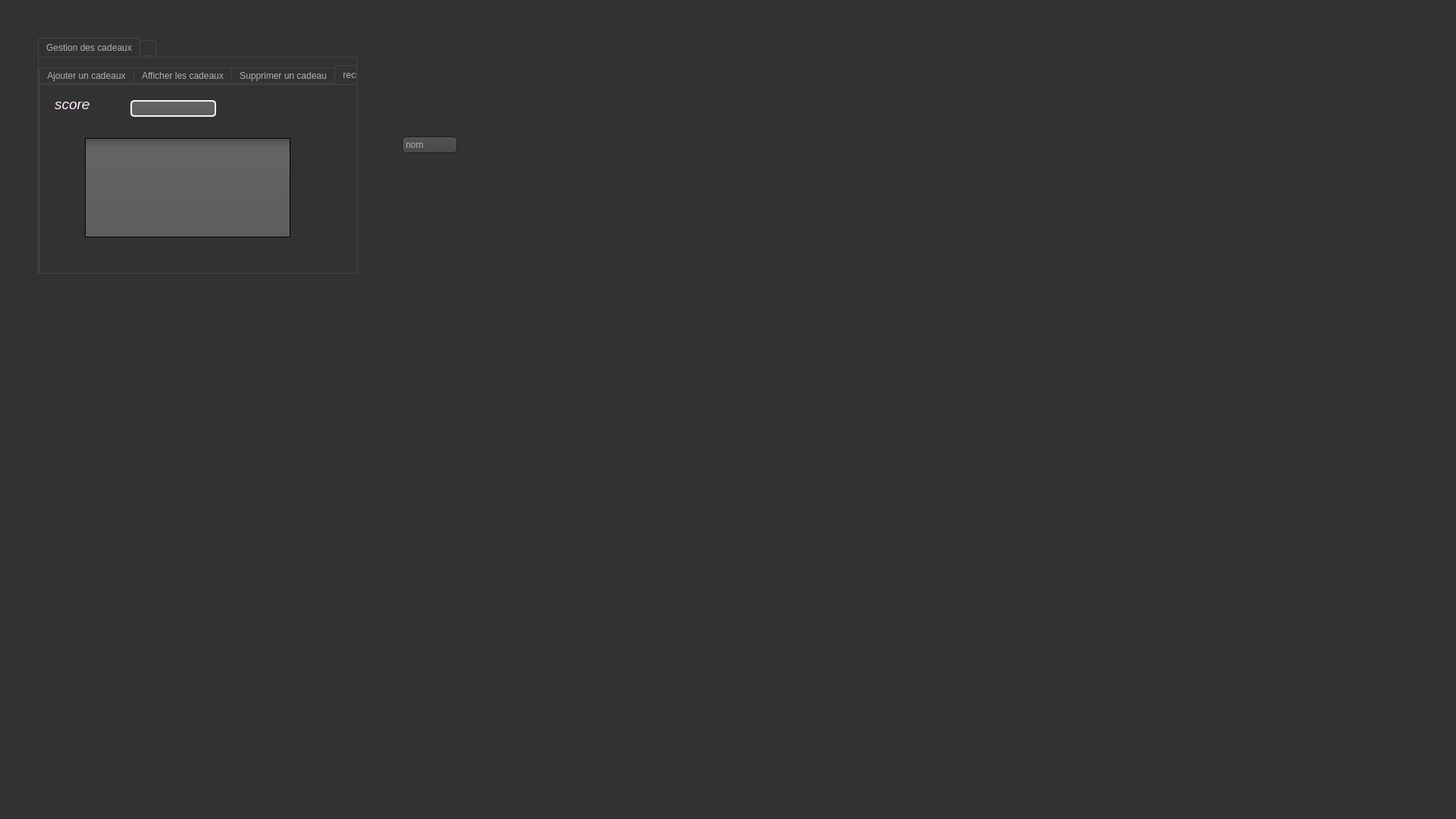
<?xml version="1.0" encoding="UTF-8"?>
<ui version="4.0">
 <class>cad</class>
 <widget class="QDialog" name="cad">
  <property name="geometry">
   <rect>
    <x>0</x>
    <y>0</y>
    <width>1920</width>
    <height>1080</height>
   </rect>
  </property>
  <property name="windowTitle">
   <string>Dialog</string>
  </property>
  <property name="styleSheet">
   <string notr="true">/*#gestion des clients {
background: gray;
}
QLabel {
font-weight: bold;
font-size: 15px;
}

#MainWindow {
border: 3px solid gray;
border-radius: 40px;
background: QLinearGradient(x1: 0, y1: 0, x2: 0, y2: 1, stop: 0 #eef, stop: 1 #ccf);


}*/
QToolTip
{
     border: 1px solid black;
     background-color: #ffa02f;
     padding: 1px;
     border-radius: 3px;
     opacity: 100;
}

QWidget
{
    color: #b1b1b1;
    background-color: #323232;
}

QWidget:item:hover
{
    background-color: QLinearGradient( x1: 0, y1: 0, x2: 0, y2: 1, stop: 0 #ffa02f, stop: 1 #ca0619);
    color: #000000;
}

QWidget:item:selected
{
    background-color: QLinearGradient( x1: 0, y1: 0, x2: 0, y2: 1, stop: 0 #ffa02f, stop: 1 #d7801a);
}

QMenuBar::item
{
    background: transparent;
}

QMenuBar::item:selected
{
    background: transparent;
    border: 1px solid #ffaa00;
}

QMenuBar::item:pressed
{
    background: #444;
    border: 1px solid #000;
    background-color: QLinearGradient(
        x1:0, y1:0,
        x2:0, y2:1,
        stop:1 #212121,
        stop:0.4 #343434/*,
        stop:0.2 #343434,
        stop:0.1 #ffaa00*/
    );
    margin-bottom:-1px;
    padding-bottom:1px;
}

QMenu
{
    border: 1px solid #000;
}

QMenu::item
{
    padding: 2px 20px 2px 20px;
}

QMenu::item:selected
{
    color: #000000;
}

QWidget:disabled
{
    color: #404040;
    background-color: #323232;
}

QAbstractItemView
{
    background-color: QLinearGradient( x1: 0, y1: 0, x2: 0, y2: 1, stop: 0 #4d4d4d, stop: 0.1 #646464, stop: 1 #5d5d5d);
}

QWidget:focus
{
    /*border: 2px solid QLinearGradient( x1: 0, y1: 0, x2: 0, y2: 1, stop: 0 #ffa02f, stop: 1 #d7801a);*/
}

QLineEdit
{
    background-color: QLinearGradient( x1: 0, y1: 0, x2: 0, y2: 1, stop: 0 #4d4d4d, stop: 0 #646464, stop: 1 #5d5d5d);
    padding: 1px;
    border-style: solid;
    border: 1px solid #1e1e1e;
    border-radius: 5;
}

QPushButton
{
    color: #b1b1b1;
    background-color: QLinearGradient( x1: 0, y1: 0, x2: 0, y2: 1, stop: 0 #565656, stop: 0.1 #525252, stop: 0.5 #4e4e4e, stop: 0.9 #4a4a4a, stop: 1 #464646);
    border-width: 1px;
    border-color: #1e1e1e;
    border-style: solid;
    border-radius: 6;
    padding: 3px;
    font-size: 12px;
    padding-left: 5px;
    padding-right: 5px;
}

QPushButton:pressed
{
    background-color: QLinearGradient( x1: 0, y1: 0, x2: 0, y2: 1, stop: 0 #2d2d2d, stop: 0.1 #2b2b2b, stop: 0.5 #292929, stop: 0.9 #282828, stop: 1 #252525);
}

QComboBox
{
    selection-background-color: #ffaa00;
    background-color: QLinearGradient( x1: 0, y1: 0, x2: 0, y2: 1, stop: 0 #565656, stop: 0.1 #525252, stop: 0.5 #4e4e4e, stop: 0.9 #4a4a4a, stop: 1 #464646);
    border-style: solid;
    border: 1px solid #1e1e1e;
    border-radius: 5;
}

QComboBox:hover,QPushButton:hover
{
    border: 2px solid QLinearGradient( x1: 0, y1: 0, x2: 0, y2: 1, stop: 0 #ffa02f, stop: 1 #d7801a);
}


QComboBox:on
{
    padding-top: 3px;
    padding-left: 4px;
    background-color: QLinearGradient( x1: 0, y1: 0, x2: 0, y2: 1, stop: 0 #2d2d2d, stop: 0.1 #2b2b2b, stop: 0.5 #292929, stop: 0.9 #282828, stop: 1 #252525);
    selection-background-color: #ffaa00;
}

QComboBox QAbstractItemView
{
    border: 2px solid darkgray;
    selection-background-color: QLinearGradient( x1: 0, y1: 0, x2: 0, y2: 1, stop: 0 #ffa02f, stop: 1 #d7801a);
}

QComboBox::drop-down
{
     subcontrol-origin: padding;
     subcontrol-position: top right;
     width: 15px;

     border-left-width: 0px;
     border-left-color: darkgray;
     border-left-style: solid; /* just a single line */
     border-top-right-radius: 3px; /* same radius as the QComboBox */
     border-bottom-right-radius: 3px;
 }

QComboBox::down-arrow
{
     image: url(:/down_arrow.png);
}

QGroupBox:focus
{
border: 2px solid QLinearGradient( x1: 0, y1: 0, x2: 0, y2: 1, stop: 0 #ffa02f, stop: 1 #d7801a);
}

QTextEdit:focus
{
    border: 2px solid QLinearGradient( x1: 0, y1: 0, x2: 0, y2: 1, stop: 0 #ffa02f, stop: 1 #d7801a);
}

QScrollBar:horizontal {
     border: 1px solid #222222;
     background: QLinearGradient( x1: 0, y1: 0, x2: 0, y2: 1, stop: 0.0 #121212, stop: 0.2 #282828, stop: 1 #484848);
     height: 7px;
     margin: 0px 16px 0 16px;
}

QScrollBar::handle:horizontal
{
      background: QLinearGradient( x1: 0, y1: 0, x2: 1, y2: 0, stop: 0 #ffa02f, stop: 0.5 #d7801a, stop: 1 #ffa02f);
      min-height: 20px;
      border-radius: 2px;
}

QScrollBar::add-line:horizontal {
      border: 1px solid #1b1b19;
      border-radius: 2px;
      background: QLinearGradient( x1: 0, y1: 0, x2: 1, y2: 0, stop: 0 #ffa02f, stop: 1 #d7801a);
      width: 14px;
      subcontrol-position: right;
      subcontrol-origin: margin;
}

QScrollBar::sub-line:horizontal {
      border: 1px solid #1b1b19;
      border-radius: 2px;
      background: QLinearGradient( x1: 0, y1: 0, x2: 1, y2: 0, stop: 0 #ffa02f, stop: 1 #d7801a);
      width: 14px;
     subcontrol-position: left;
     subcontrol-origin: margin;
}

QScrollBar::right-arrow:horizontal, QScrollBar::left-arrow:horizontal
{
      border: 1px solid black;
      width: 1px;
      height: 1px;
      background: white;
}

QScrollBar::add-page:horizontal, QScrollBar::sub-page:horizontal
{
      background: none;
}

QScrollBar:vertical
{
      background: QLinearGradient( x1: 0, y1: 0, x2: 1, y2: 0, stop: 0.0 #121212, stop: 0.2 #282828, stop: 1 #484848);
      width: 7px;
      margin: 16px 0 16px 0;
      border: 1px solid #222222;
}

QScrollBar::handle:vertical
{
      background: QLinearGradient( x1: 0, y1: 0, x2: 0, y2: 1, stop: 0 #ffa02f, stop: 0.5 #d7801a, stop: 1 #ffa02f);
      min-height: 20px;
      border-radius: 2px;
}

QScrollBar::add-line:vertical
{
      border: 1px solid #1b1b19;
      border-radius: 2px;
      background: QLinearGradient( x1: 0, y1: 0, x2: 0, y2: 1, stop: 0 #ffa02f, stop: 1 #d7801a);
      height: 14px;
      subcontrol-position: bottom;
      subcontrol-origin: margin;
}

QScrollBar::sub-line:vertical
{
      border: 1px solid #1b1b19;
      border-radius: 2px;
      background: QLinearGradient( x1: 0, y1: 0, x2: 0, y2: 1, stop: 0 #d7801a, stop: 1 #ffa02f);
      height: 14px;
      subcontrol-position: top;
      subcontrol-origin: margin;
}

QScrollBar::up-arrow:vertical, QScrollBar::down-arrow:vertical
{
      border: 1px solid black;
      width: 1px;
      height: 1px;
      background: white;
}


QScrollBar::add-page:vertical, QScrollBar::sub-page:vertical
{
      background: none;
}

QTextEdit
{
    background-color: #242424;
}

QPlainTextEdit
{
    background-color: #242424;
}

QHeaderView::section
{
    background-color: QLinearGradient(x1:0, y1:0, x2:0, y2:1, stop:0 #616161, stop: 0.5 #505050, stop: 0.6 #434343, stop:1 #656565);
    color: white;
    padding-left: 4px;
    border: 1px solid #6c6c6c;
}

QCheckBox:disabled
{
color: #414141;
}

QDockWidget::title
{
    text-align: center;
    spacing: 3px; /* spacing between items in the tool bar */
    background-color: QLinearGradient(x1:0, y1:0, x2:0, y2:1, stop:0 #323232, stop: 0.5 #242424, stop:1 #323232);
}

QDockWidget::close-button, QDockWidget::float-button
{
    text-align: center;
    spacing: 1px; /* spacing between items in the tool bar */
    background-color: QLinearGradient(x1:0, y1:0, x2:0, y2:1, stop:0 #323232, stop: 0.5 #242424, stop:1 #323232);
}

QDockWidget::close-button:hover, QDockWidget::float-button:hover
{
    background: #242424;
}

QDockWidget::close-button:pressed, QDockWidget::float-button:pressed
{
    padding: 1px -1px -1px 1px;
}

QMainWindow::separator
{
    background-color: QLinearGradient(x1:0, y1:0, x2:0, y2:1, stop:0 #161616, stop: 0.5 #151515, stop: 0.6 #212121, stop:1 #343434);
    color: white;
    padding-left: 4px;
    border: 1px solid #4c4c4c;
    spacing: 3px; /* spacing between items in the tool bar */
}

QMainWindow::separator:hover
{

    background-color: QLinearGradient(x1:0, y1:0, x2:0, y2:1, stop:0 #d7801a, stop:0.5 #b56c17 stop:1 #ffa02f);
    color: white;
    padding-left: 4px;
    border: 1px solid #6c6c6c;
    spacing: 3px; /* spacing between items in the tool bar */
}

QToolBar::handle
{
     spacing: 3px; /* spacing between items in the tool bar */
     background: url(:/images/handle.png);
}

QMenu::separator
{
    height: 2px;
    background-color: QLinearGradient(x1:0, y1:0, x2:0, y2:1, stop:0 #161616, stop: 0.5 #151515, stop: 0.6 #212121, stop:1 #343434);
    color: white;
    padding-left: 4px;
    margin-left: 10px;
    margin-right: 5px;
}

QProgressBar
{
    border: 2px solid grey;
    border-radius: 5px;
    text-align: center;
}

QProgressBar::chunk
{
    background-color: #d7801a;
    width: 2.15px;
    margin: 0.5px;
}

QTabBar::tab {
    color: #b1b1b1;
    border: 1px solid #444;
    border-bottom-style: none;
    background-color: #323232;
    padding-left: 10px;
    padding-right: 10px;
    padding-top: 3px;
    padding-bottom: 2px;
    margin-right: -1px;
}

QTabWidget::pane {
    border: 1px solid #444;
    top: 1px;
}

QTabBar::tab:last
{
    margin-right: 0; /* the last selected tab has nothing to overlap with on the right */
    border-top-right-radius: 3px;
}

QTabBar::tab:first:!selected
{
 margin-left: 0px; /* the last selected tab has nothing to overlap with on the right */


    border-top-left-radius: 3px;
}

QTabBar::tab:!selected
{
    color: #b1b1b1;
    border-bottom-style: solid;
    margin-top: 3px;
    background-color: QLinearGradient(x1:0, y1:0, x2:0, y2:1, stop:1 #212121, stop:.4 #343434);
}

QTabBar::tab:selected
{
    border-top-left-radius: 3px;
    border-top-right-radius: 3px;
    margin-bottom: 0px;
}

QTabBar::tab:!selected:hover
{
    /*border-top: 2px solid #ffaa00;
    padding-bottom: 3px;*/
    border-top-left-radius: 3px;
    border-top-right-radius: 3px;
    background-color: QLinearGradient(x1:0, y1:0, x2:0, y2:1, stop:1 #212121, stop:0.4 #343434, stop:0.2 #343434, stop:0.1 #ffaa00);
}

QRadioButton::indicator:checked, QRadioButton::indicator:unchecked{
    color: #b1b1b1;
    background-color: #323232;
    border: 1px solid #b1b1b1;
    border-radius: 6px;
}

QRadioButton::indicator:checked
{
    background-color: qradialgradient(
        cx: 0.5, cy: 0.5,
        fx: 0.5, fy: 0.5,
        radius: 1.0,
        stop: 0.25 #ffaa00,
        stop: 0.3 #323232
    );
}

QCheckBox::indicator{
    color: #b1b1b1;
    background-color: #323232;
    border: 1px solid #b1b1b1;
    width: 9px;
    height: 9px;
}

QRadioButton::indicator
{
    border-radius: 6px;
}

QRadioButton::indicator:hover, QCheckBox::indicator:hover
{
    border: 1px solid #ffaa00;
}

QCheckBox::indicator:checked
{
    image:url(:/images/checkbox.png);
}

QCheckBox::indicator:disabled, QRadioButton::indicator:disabled
{
    border: 1px solid #444;
}</string>
  </property>
  <widget class="QTabWidget" name="tabWidget_2">
   <property name="geometry">
    <rect>
     <x>50</x>
     <y>50</y>
     <width>421</width>
     <height>311</height>
    </rect>
   </property>
   <property name="currentIndex">
    <number>0</number>
   </property>
   <widget class="QWidget" name="tab_4">
    <attribute name="title">
     <string>Gestion des cadeaux</string>
    </attribute>
    <widget class="QTabWidget" name="tabWidget">
     <property name="geometry">
      <rect>
       <x>0</x>
       <y>10</y>
       <width>871</width>
       <height>521</height>
      </rect>
     </property>
     <property name="styleSheet">
      <string notr="true">QToolTip
{
     border: 1px solid black;
     background-color: #ffa02f;
     padding: 1px;
     border-radius: 3px;
     opacity: 100;
}

QWidget
{
    color: #b1b1b1;
    background-color: #323232;
}

QWidget:item:hover
{
    background-color: QLinearGradient( x1: 0, y1: 0, x2: 0, y2: 1, stop: 0 #ffa02f, stop: 1 #ca0619);
    color: #000000;
}

QWidget:item:selected
{
    background-color: QLinearGradient( x1: 0, y1: 0, x2: 0, y2: 1, stop: 0 #ffa02f, stop: 1 #d7801a);
}

QMenuBar::item
{
    background: transparent;
}

QMenuBar::item:selected
{
    background: transparent;
    border: 1px solid #ffaa00;
}

QMenuBar::item:pressed
{
    background: #444;
    border: 1px solid #000;
    background-color: QLinearGradient(
        x1:0, y1:0,
        x2:0, y2:1,
        stop:1 #212121,
        stop:0.4 #343434/*,
        stop:0.2 #343434,
        stop:0.1 #ffaa00*/
    );
    margin-bottom:-1px;
    padding-bottom:1px;
}

QMenu
{
    border: 1px solid #000;
}

QMenu::item
{
    padding: 2px 20px 2px 20px;
}

QMenu::item:selected
{
    color: #000000;
}

QWidget:disabled
{
    color: #404040;
    background-color: #323232;
}

QAbstractItemView
{
    background-color: QLinearGradient( x1: 0, y1: 0, x2: 0, y2: 1, stop: 0 #4d4d4d, stop: 0.1 #646464, stop: 1 #5d5d5d);
}

QWidget:focus
{
    /*border: 2px solid QLinearGradient( x1: 0, y1: 0, x2: 0, y2: 1, stop: 0 #ffa02f, stop: 1 #d7801a);*/
}

QLineEdit
{
    background-color: QLinearGradient( x1: 0, y1: 0, x2: 0, y2: 1, stop: 0 #4d4d4d, stop: 0 #646464, stop: 1 #5d5d5d);
    padding: 1px;
    border-style: solid;
    border: 1px solid #1e1e1e;
    border-radius: 5;
}

QPushButton
{
    color: #b1b1b1;
    background-color: QLinearGradient( x1: 0, y1: 0, x2: 0, y2: 1, stop: 0 #565656, stop: 0.1 #525252, stop: 0.5 #4e4e4e, stop: 0.9 #4a4a4a, stop: 1 #464646);
    border-width: 1px;
    border-color: #1e1e1e;
    border-style: solid;
    border-radius: 6;
    padding: 3px;
    font-size: 12px;
    padding-left: 5px;
    padding-right: 5px;
}

QPushButton:pressed
{
    background-color: QLinearGradient( x1: 0, y1: 0, x2: 0, y2: 1, stop: 0 #2d2d2d, stop: 0.1 #2b2b2b, stop: 0.5 #292929, stop: 0.9 #282828, stop: 1 #252525);
}

QComboBox
{
    selection-background-color: #ffaa00;
    background-color: QLinearGradient( x1: 0, y1: 0, x2: 0, y2: 1, stop: 0 #565656, stop: 0.1 #525252, stop: 0.5 #4e4e4e, stop: 0.9 #4a4a4a, stop: 1 #464646);
    border-style: solid;
    border: 1px solid #1e1e1e;
    border-radius: 5;
}

QComboBox:hover,QPushButton:hover
{
    border: 2px solid QLinearGradient( x1: 0, y1: 0, x2: 0, y2: 1, stop: 0 #ffa02f, stop: 1 #d7801a);
}


QComboBox:on
{
    padding-top: 3px;
    padding-left: 4px;
    background-color: QLinearGradient( x1: 0, y1: 0, x2: 0, y2: 1, stop: 0 #2d2d2d, stop: 0.1 #2b2b2b, stop: 0.5 #292929, stop: 0.9 #282828, stop: 1 #252525);
    selection-background-color: #ffaa00;
}

QComboBox QAbstractItemView
{
    border: 2px solid darkgray;
    selection-background-color: QLinearGradient( x1: 0, y1: 0, x2: 0, y2: 1, stop: 0 #ffa02f, stop: 1 #d7801a);
}

QComboBox::drop-down
{
     subcontrol-origin: padding;
     subcontrol-position: top right;
     width: 15px;

     border-left-width: 0px;
     border-left-color: darkgray;
     border-left-style: solid; /* just a single line */
     border-top-right-radius: 3px; /* same radius as the QComboBox */
     border-bottom-right-radius: 3px;
 }

QComboBox::down-arrow
{
     image: url(:/down_arrow.png);
}

QGroupBox:focus
{
border: 2px solid QLinearGradient( x1: 0, y1: 0, x2: 0, y2: 1, stop: 0 #ffa02f, stop: 1 #d7801a);
}

QTextEdit:focus
{
    border: 2px solid QLinearGradient( x1: 0, y1: 0, x2: 0, y2: 1, stop: 0 #ffa02f, stop: 1 #d7801a);
}

QScrollBar:horizontal {
     border: 1px solid #222222;
     background: QLinearGradient( x1: 0, y1: 0, x2: 0, y2: 1, stop: 0.0 #121212, stop: 0.2 #282828, stop: 1 #484848);
     height: 7px;
     margin: 0px 16px 0 16px;
}

QScrollBar::handle:horizontal
{
      background: QLinearGradient( x1: 0, y1: 0, x2: 1, y2: 0, stop: 0 #ffa02f, stop: 0.5 #d7801a, stop: 1 #ffa02f);
      min-height: 20px;
      border-radius: 2px;
}

QScrollBar::add-line:horizontal {
      border: 1px solid #1b1b19;
      border-radius: 2px;
      background: QLinearGradient( x1: 0, y1: 0, x2: 1, y2: 0, stop: 0 #ffa02f, stop: 1 #d7801a);
      width: 14px;
      subcontrol-position: right;
      subcontrol-origin: margin;
}

QScrollBar::sub-line:horizontal {
      border: 1px solid #1b1b19;
      border-radius: 2px;
      background: QLinearGradient( x1: 0, y1: 0, x2: 1, y2: 0, stop: 0 #ffa02f, stop: 1 #d7801a);
      width: 14px;
     subcontrol-position: left;
     subcontrol-origin: margin;
}

QScrollBar::right-arrow:horizontal, QScrollBar::left-arrow:horizontal
{
      border: 1px solid black;
      width: 1px;
      height: 1px;
      background: white;
}

QScrollBar::add-page:horizontal, QScrollBar::sub-page:horizontal
{
      background: none;
}

QScrollBar:vertical
{
      background: QLinearGradient( x1: 0, y1: 0, x2: 1, y2: 0, stop: 0.0 #121212, stop: 0.2 #282828, stop: 1 #484848);
      width: 7px;
      margin: 16px 0 16px 0;
      border: 1px solid #222222;
}

QScrollBar::handle:vertical
{
      background: QLinearGradient( x1: 0, y1: 0, x2: 0, y2: 1, stop: 0 #ffa02f, stop: 0.5 #d7801a, stop: 1 #ffa02f);
      min-height: 20px;
      border-radius: 2px;
}

QScrollBar::add-line:vertical
{
      border: 1px solid #1b1b19;
      border-radius: 2px;
      background: QLinearGradient( x1: 0, y1: 0, x2: 0, y2: 1, stop: 0 #ffa02f, stop: 1 #d7801a);
      height: 14px;
      subcontrol-position: bottom;
      subcontrol-origin: margin;
}

QScrollBar::sub-line:vertical
{
      border: 1px solid #1b1b19;
      border-radius: 2px;
      background: QLinearGradient( x1: 0, y1: 0, x2: 0, y2: 1, stop: 0 #d7801a, stop: 1 #ffa02f);
      height: 14px;
      subcontrol-position: top;
      subcontrol-origin: margin;
}

QScrollBar::up-arrow:vertical, QScrollBar::down-arrow:vertical
{
      border: 1px solid black;
      width: 1px;
      height: 1px;
      background: white;
}


QScrollBar::add-page:vertical, QScrollBar::sub-page:vertical
{
      background: none;
}

QTextEdit
{
    background-color: #242424;
}

QPlainTextEdit
{
    background-color: #242424;
}

QHeaderView::section
{
    background-color: QLinearGradient(x1:0, y1:0, x2:0, y2:1, stop:0 #616161, stop: 0.5 #505050, stop: 0.6 #434343, stop:1 #656565);
    color: white;
    padding-left: 4px;
    border: 1px solid #6c6c6c;
}

QCheckBox:disabled
{
color: #414141;
}

QDockWidget::title
{
    text-align: center;
    spacing: 3px; /* spacing between items in the tool bar */
    background-color: QLinearGradient(x1:0, y1:0, x2:0, y2:1, stop:0 #323232, stop: 0.5 #242424, stop:1 #323232);
}

QDockWidget::close-button, QDockWidget::float-button
{
    text-align: center;
    spacing: 1px; /* spacing between items in the tool bar */
    background-color: QLinearGradient(x1:0, y1:0, x2:0, y2:1, stop:0 #323232, stop: 0.5 #242424, stop:1 #323232);
}

QDockWidget::close-button:hover, QDockWidget::float-button:hover
{
    background: #242424;
}

QDockWidget::close-button:pressed, QDockWidget::float-button:pressed
{
    padding: 1px -1px -1px 1px;
}

QMainWindow::separator
{
    background-color: QLinearGradient(x1:0, y1:0, x2:0, y2:1, stop:0 #161616, stop: 0.5 #151515, stop: 0.6 #212121, stop:1 #343434);
    color: white;
    padding-left: 4px;
    border: 1px solid #4c4c4c;
    spacing: 3px; /* spacing between items in the tool bar */
}

QMainWindow::separator:hover
{

    background-color: QLinearGradient(x1:0, y1:0, x2:0, y2:1, stop:0 #d7801a, stop:0.5 #b56c17 stop:1 #ffa02f);
    color: white;
    padding-left: 4px;
    border: 1px solid #6c6c6c;
    spacing: 3px; /* spacing between items in the tool bar */
}

QToolBar::handle
{
     spacing: 3px; /* spacing between items in the tool bar */
     background: url(:/images/handle.png);
}

QMenu::separator
{
    height: 2px;
    background-color: QLinearGradient(x1:0, y1:0, x2:0, y2:1, stop:0 #161616, stop: 0.5 #151515, stop: 0.6 #212121, stop:1 #343434);
    color: white;
    padding-left: 4px;
    margin-left: 10px;
    margin-right: 5px;
}

QProgressBar
{
    border: 2px solid grey;
    border-radius: 5px;
    text-align: center;
}

QProgressBar::chunk
{
    background-color: #d7801a;
    width: 2.15px;
    margin: 0.5px;
}

QTabBar::tab {
    color: #b1b1b1;
    border: 1px solid #444;
    border-bottom-style: none;
    background-color: #323232;
    padding-left: 10px;
    padding-right: 10px;
    padding-top: 3px;
    padding-bottom: 2px;
    margin-right: -1px;
}

QTabWidget::pane {
    border: 1px solid #444;
    top: 1px;
}

QTabBar::tab:last
{
    margin-right: 0; /* the last selected tab has nothing to overlap with on the right */
    border-top-right-radius: 3px;
}

QTabBar::tab:first:!selected
{
 margin-left: 0px; /* the last selected tab has nothing to overlap with on the right */


    border-top-left-radius: 3px;
}

QTabBar::tab:!selected
{
    color: #b1b1b1;
    border-bottom-style: solid;
    margin-top: 3px;
    background-color: QLinearGradient(x1:0, y1:0, x2:0, y2:1, stop:1 #212121, stop:.4 #343434);
}

QTabBar::tab:selected
{
    border-top-left-radius: 3px;
    border-top-right-radius: 3px;
    margin-bottom: 0px;
}

QTabBar::tab:!selected:hover
{
    /*border-top: 2px solid #ffaa00;
    padding-bottom: 3px;*/
    border-top-left-radius: 3px;
    border-top-right-radius: 3px;
    background-color: QLinearGradient(x1:0, y1:0, x2:0, y2:1, stop:1 #212121, stop:0.4 #343434, stop:0.2 #343434, stop:0.1 #ffaa00);
}

QRadioButton::indicator:checked, QRadioButton::indicator:unchecked{
    color: #b1b1b1;
    background-color: #323232;
    border: 1px solid #b1b1b1;
    border-radius: 6px;
}

QRadioButton::indicator:checked
{
    background-color: qradialgradient(
        cx: 0.5, cy: 0.5,
        fx: 0.5, fy: 0.5,
        radius: 1.0,
        stop: 0.25 #ffaa00,
        stop: 0.3 #323232
    );
}

QCheckBox::indicator{
    color: #b1b1b1;
    background-color: #323232;
    border: 1px solid #b1b1b1;
    width: 9px;
    height: 9px;
}

QRadioButton::indicator
{
    border-radius: 6px;
}

QRadioButton::indicator:hover, QCheckBox::indicator:hover
{
    border: 1px solid #ffaa00;
}

QCheckBox::indicator:checked
{
    image:url(:/images/checkbox.png);
}

QCheckBox::indicator:disabled, QRadioButton::indicator:disabled
{
    border: 1px solid #444;
}</string>
     </property>
     <property name="currentIndex">
      <number>3</number>
     </property>
     <widget class="QWidget" name="tab">
      <attribute name="title">
       <string>Ajouter un cadeaux</string>
      </attribute>
      <widget class="QLabel" name="label">
       <property name="geometry">
        <rect>
         <x>20</x>
         <y>30</y>
         <width>61</width>
         <height>41</height>
        </rect>
       </property>
       <property name="styleSheet">
        <string notr="true">font-size:20px;</string>
       </property>
       <property name="text">
        <string>&lt;i&gt;&lt;font color=#ffeafd&gt;nom&lt;font&gt;&lt;/i&gt;</string>
       </property>
      </widget>
      <widget class="QLabel" name="label_2">
       <property name="geometry">
        <rect>
         <x>20</x>
         <y>90</y>
         <width>51</width>
         <height>21</height>
        </rect>
       </property>
       <property name="styleSheet">
        <string notr="true">font-size:20px;</string>
       </property>
       <property name="text">
        <string>&lt;i&gt;&lt;font color=#ffeafd&gt;score&lt;font&gt;&lt;/i&gt;</string>
       </property>
      </widget>
      <widget class="QPushButton" name="pb_ajouter">
       <property name="geometry">
        <rect>
         <x>310</x>
         <y>200</y>
         <width>62</width>
         <height>31</height>
        </rect>
       </property>
       <property name="styleSheet">
        <string notr="true">font-size:14px;</string>
       </property>
       <property name="text">
        <string>Ajouter</string>
       </property>
      </widget>
      <widget class="QLineEdit" name="lineEdit">
       <property name="geometry">
        <rect>
         <x>130</x>
         <y>90</y>
         <width>113</width>
         <height>22</height>
        </rect>
       </property>
       <property name="styleSheet">
        <string notr="true">border-width:2px;
border-style:solid;
border-color:#f9f2ff;</string>
       </property>
      </widget>
      <widget class="QLineEdit" name="lineEdit_3">
       <property name="geometry">
        <rect>
         <x>130</x>
         <y>30</y>
         <width>113</width>
         <height>22</height>
        </rect>
       </property>
       <property name="styleSheet">
        <string notr="true">border-width:2px;
border-style:solid;
border-color:#f9f2ff;</string>
       </property>
      </widget>
     </widget>
     <widget class="QWidget" name="tab_2">
      <attribute name="title">
       <string>Afficher les cadeaux</string>
      </attribute>
      <widget class="QTableView" name="tabetudiant">
       <property name="geometry">
        <rect>
         <x>10</x>
         <y>20</y>
         <width>1920</width>
         <height>1080</height>
        </rect>
       </property>
      </widget>
      <widget class="QPushButton" name="pushButton">
       <property name="geometry">
        <rect>
         <x>290</x>
         <y>210</y>
         <width>93</width>
         <height>28</height>
        </rect>
       </property>
       <property name="text">
        <string>trie par score</string>
       </property>
      </widget>
     </widget>
     <widget class="QWidget" name="tab_3">
      <attribute name="title">
       <string>Supprimer un cadeau</string>
      </attribute>
      <widget class="QLineEdit" name="lineEdit_id_supprr">
       <property name="geometry">
        <rect>
         <x>140</x>
         <y>30</y>
         <width>113</width>
         <height>20</height>
        </rect>
       </property>
       <property name="autoFillBackground">
        <bool>false</bool>
       </property>
       <property name="styleSheet">
        <string notr="true">border-width:2px;
border-style:solid;
border-color:#f9f2ff;</string>
       </property>
      </widget>
      <widget class="QLabel" name="label_4">
       <property name="geometry">
        <rect>
         <x>20</x>
         <y>30</y>
         <width>61</width>
         <height>31</height>
        </rect>
       </property>
       <property name="styleSheet">
        <string notr="true">font-size:19px;</string>
       </property>
       <property name="text">
        <string>&lt;i&gt;&lt;font color=#ffeafd&gt;score&lt;font&gt;&lt;/i&gt;</string>
       </property>
      </widget>
      <widget class="QPushButton" name="pb_supprimer">
       <property name="geometry">
        <rect>
         <x>240</x>
         <y>140</y>
         <width>81</width>
         <height>31</height>
        </rect>
       </property>
       <property name="styleSheet">
        <string notr="true">font-size:14px;</string>
       </property>
       <property name="text">
        <string>Supprimer</string>
       </property>
      </widget>
     </widget>
     <widget class="QWidget" name="tab_6">
      <attribute name="title">
       <string>rechrecher</string>
      </attribute>
      <widget class="QLineEdit" name="lineEdit_2">
       <property name="geometry">
        <rect>
         <x>120</x>
         <y>20</y>
         <width>113</width>
         <height>22</height>
        </rect>
       </property>
       <property name="styleSheet">
        <string notr="true">border-width:2px;
border-style:solid;
border-color:#f9f2ff;</string>
       </property>
       <property name="text">
        <string/>
       </property>
      </widget>
      <widget class="QTableView" name="tableView">
       <property name="geometry">
        <rect>
         <x>60</x>
         <y>70</y>
         <width>271</width>
         <height>131</height>
        </rect>
       </property>
      </widget>
      <widget class="QLabel" name="label_5">
       <property name="geometry">
        <rect>
         <x>20</x>
         <y>10</y>
         <width>61</width>
         <height>31</height>
        </rect>
       </property>
       <property name="styleSheet">
        <string notr="true">font-size:19px;</string>
       </property>
       <property name="text">
        <string>&lt;i&gt;&lt;font color=#ffeafd&gt;score&lt;font&gt;&lt;/i&gt;</string>
       </property>
      </widget>
     </widget>
    </widget>
   </widget>
   <widget class="QWidget" name="tab_5">
    <attribute name="title">
     <string/>
    </attribute>
   </widget>
  </widget>
  <widget class="QComboBox" name="comboBox">
   <property name="geometry">
    <rect>
     <x>530</x>
     <y>180</y>
     <width>73</width>
     <height>22</height>
    </rect>
   </property>
   <item>
    <property name="text">
     <string>nom</string>
    </property>
   </item>
   <item>
    <property name="text">
     <string>score</string>
    </property>
   </item>
  </widget>
 </widget>
 <resources/>
 <connections/>
</ui>
